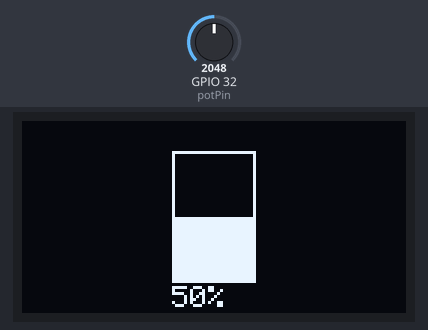
The sketch below on a simulated ESP32. Parts: 128×64 one-colour display. Inputs (shaded band) come from the test bench; at power-on: GPIO 32 (potPin) = 2048.

Above: at 1.2 s.
1.3 s: GPIO 32 (potPin) set to 2866
At 2.4 s:
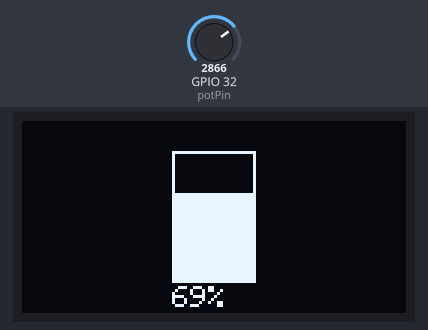
2.9 s: GPIO 32 (potPin) set to 3603
At 3.9 s:
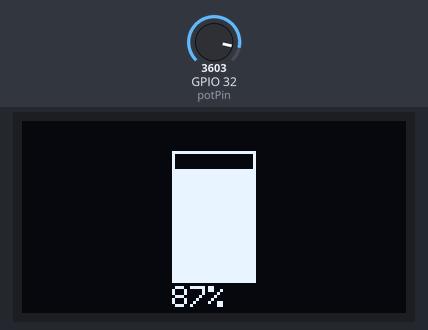
4.4 s: GPIO 32 (potPin) set to 4095
At 5.3 s:
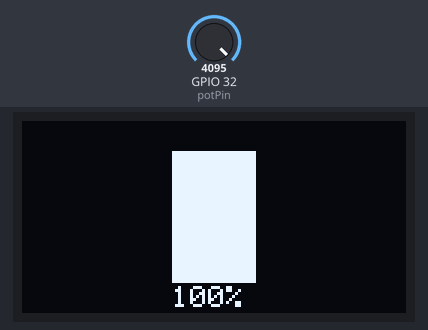
Timing chart, 0 to 7.4 s (numbered marks = the images above; inputs shaded):
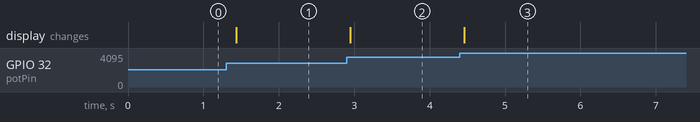

The sketch:

potenciometro.ino
```cpp
//potenciómetro arduino

#include <Wire.h>
#include <Adafruit_GFX.h>
#include <Adafruit_SSD1306.h>

// Definir dimensiones de la pantalla OLED
#define SCREEN_WIDTH 128
#define SCREEN_HEIGHT 64

// Crear una instancia para la pantalla OLED
Adafruit_SSD1306 oled(SCREEN_WIDTH, SCREEN_HEIGHT, &Wire, -1);

// Configuración del potenciómetro
const int potPin = 32;  // Pin analógico para el potenciómetro en ESP32

void setup() {
  // Iniciar comunicación serial para depuración
  Serial.begin(115200);

  // Iniciar la pantalla OLED
  if (!oled.begin(SSD1306_SWITCHCAPVCC, 0x3C)) {  // Dirección I2C para el OLED
    Serial.println(F("Error al iniciar la pantalla OLED"));
    for (;;); // Bucle infinito si falla la pantalla
  }

  // Limpiar pantalla
  oled.clearDisplay();
}

void draw_tank(int x, int y, int width, int height, int fill_percentage) {
  // Dibujar el contorno del tanque
  oled.drawRect(x, y, width, height, SSD1306_WHITE);

  // Calcular la altura del llenado
  int fill_height = (fill_percentage * height) / 100;

  // Dibujar el llenado del tanque
  oled.fillRect(x + 1, y + height - fill_height, width - 2, fill_height, SSD1306_WHITE);
}

void mostrar_tanque() {
  // Leer el valor del potenciómetro (rango de 0 a 4095 en ESP32)
  int valor = analogRead(potPin);

  // Convertir el valor a porcentaje (0 a 100%)
  int porcentaje = map(valor, 0, 4095, 0, 100);

  // Limpiar la pantalla
  oled.clearDisplay();

  // Dibujar el tanque en el centro de la pantalla
  draw_tank(50, 10, 28, 44, porcentaje);

  // Mostrar el porcentaje de llenado
  oled.setTextSize(1);
  oled.setTextColor(SSD1306_WHITE);
  oled.setCursor(50, 55);
  oled.print(porcentaje);
  oled.print("%");

  // Actualizar la pantalla
  oled.display();
}

void loop() {
  // Llamar a la función para mostrar el tanque
  mostrar_tanque();

  // Esperar un momento antes de la próxima lectura
  delay(100);
}
```

Measured:
- after the input at 1.3 s, the display: changes after 0.14 s (image 1)
- after the input at 2.9 s, the display: changes after 0.05 s (image 2)
- after the input at 4.4 s, the display: changes after 0.06 s (image 3)
